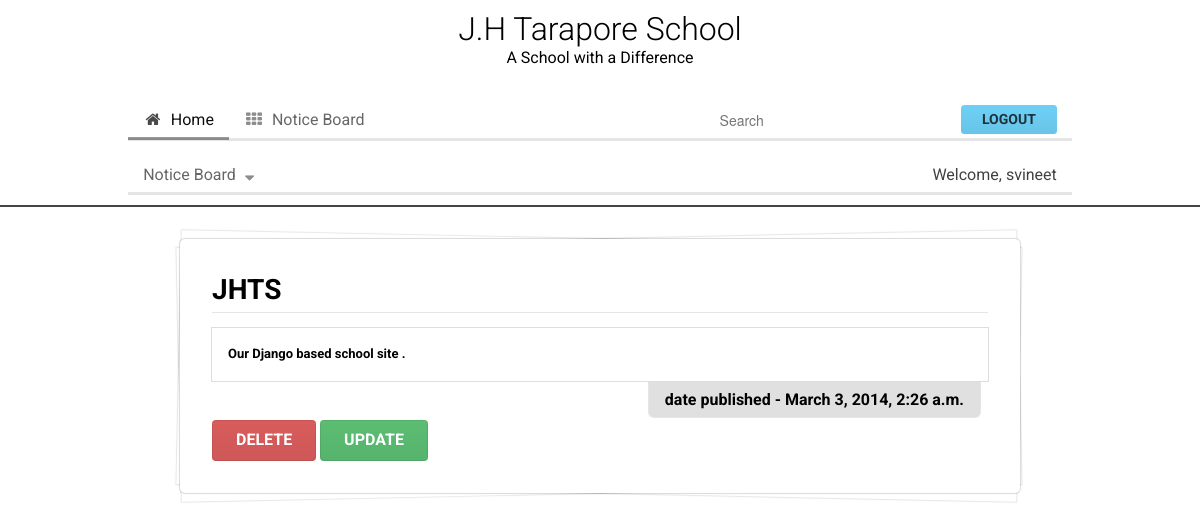
Page /blog/1/ (signed in) on the committed database.
### blog/models.py (models this page shows, shortened)
class Blog(models.Model):
    title = models.CharField(max_length=50)
    pub_date = models.DateTimeField(auto_now_add=True)
    content = RichTextField()

### blog/views.py (the view)
# urls.py: url(r"^(?P<blog_id>\d+)/$", views.detail, name='detail'),
def detail(request, blog_id):
    post = get_object_or_404(Blog, pk=blog_id)
    return render(request, 'main/detail.html', {'post': post})

### templates/main/detail.html
{% extends "base.html" %}
{% block content %}
<h2 class="ui dividing header">
  	{{ post.title }}
</h2>
<div class="ui segment attached">
	{{ post.content|safe }}
</div>
<h5 class="ui right floated bottom attached header">
	date published - {{post.pub_date}}
</h5>
<br> <br>
{% if user.is_authenticated %}
	<a href="{% url 'delete' post.id %}" class="ui red button">Delete</a>
	<a href="{% url 'update' post.id %}" class="ui green button">Update</a>
{% endif %}
{% endblock %}

### templates/base.html (shortened to what this page needs)
<html>
<head>
    {% load staticfiles %}
    <link rel="stylesheet" href="{% static 'blog/semantic.min.css' %}">
    <link rel="stylesheet" href="{% static 'blog/style.css' %}">
</head>
<body>
    <div class="header-area">
        <div class="centered-wrapper" style="text-align: center;">
            <a href="{% url 'index' %}" class="normal-link">
                <h1> J.H Tarapore School </h1>
            </a>
            <br>
            A School with a Difference
        </div>
        <br>
        <div class="main-menu">
            <div class="ui secondary pointing menu">
                <a class="{% block home_active %}active{% endblock %} item" href="{% url 'index' %}">
                    <i class="home icon"></i> Home
                </a>
                <a class="{% block notice_board_active %}{% endblock %} item" href="{% url 'blog.views.index' %}">
                    <i class="grid layout icon"></i> Notice Board
                </a>
                <div class="right menu">
                    <div class="item">
                        <div class="ui icon input">
                            <input placeholder="Search" type="text">
                            <a href="/" class="search link icon"></a>
                        </div>
                    </div>
                    <div class="ui item">
                        {% if user.is_authenticated %}
                            <a href="{% url 'django.contrib.auth.views.logout' %}" class="ui inverted blue button">
                                Logout
                            </a>
                        {% else %}
                            <a href="{% url 'django.contrib.auth.views.login' %}" class="ui blue button">
                                Login
                            </a>
                        {% endif %}
                    </div>
                </div>
            </div>
            {% if user.is_authenticated %}
                <div class="ui secondary pointing menu">
                    <div class="ui dropdown link item">
                        Notice Board
                        <i class="icon sort descending"></i>
                    </div>
                    <div class="right item">
                        <span href="{% url 'index' %}">
                            Welcome, {{ user.username }}
                        </span>
                    </div>
                </div>
            {% endif %}
        </div>
    </div>
    {% block body %}
        <div class="ui piled segment content">
            {% block content %}{% endblock %}
        </div>
    {% endblock %}
</body>
</html>

### blog/static/blog/style.css (style rules this page uses)
* { font-family: "Roboto", sans serif; padding: 0; margin: 0; box-sizing: border-box; }
.header-area { width: 100%; min-height: 15%; padding: 10px; margin: 0 0 2em 0 ; border-style: solid; border-width: 0 0 2px 0; border-color: #444; }
.header-area h1 { display:inline-block; font-weight: 300; }
.main-menu { width: 80%; margin: 0 auto; }
.content { width:70%; margin: 0 auto !important; padding: 2em !important; }
.normal-link { color: black; text-decoration: none; }
.centered-wrapper { margin-bottom: 1em; }

### rows in the picture
Blog: title "JHTS", content "Our Django based school site .", pub_date "March 3, 2014, 2:26 a.m."

### other values in the picture
{{ user.username }} "svineet"
